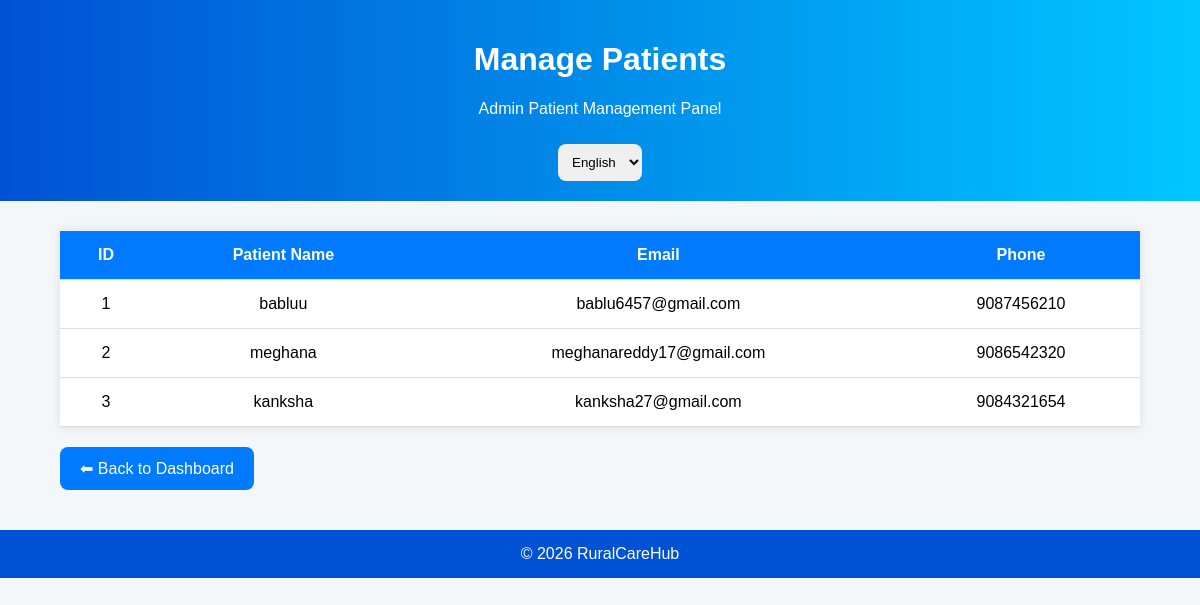
Page /manage-patients on the earlier database version.
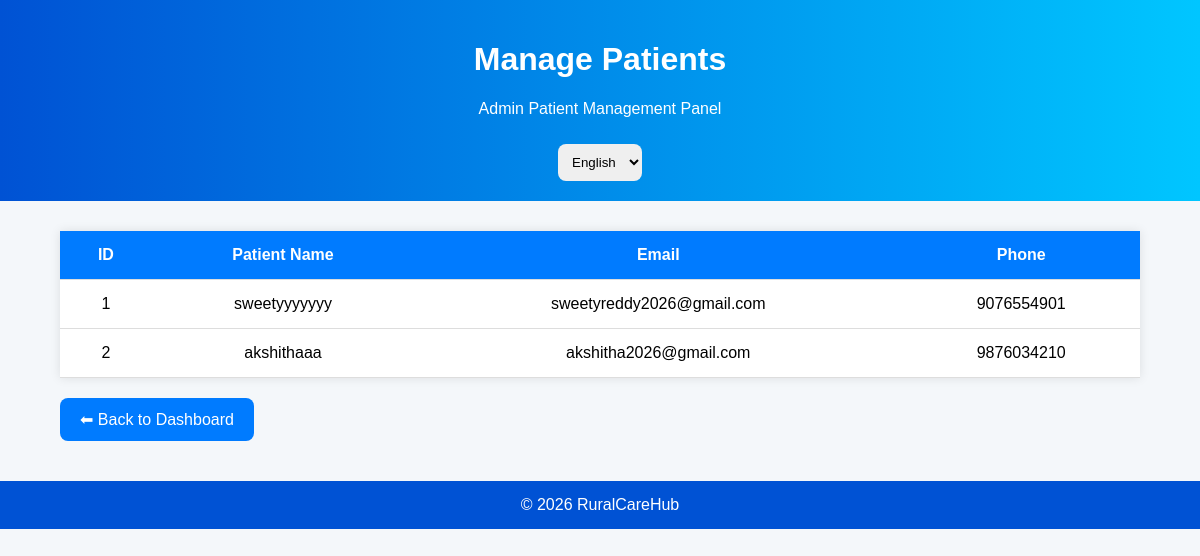
Same page on the later database version.
### app.py (models this page shows)
class User(db.Model):
    id = db.Column(db.Integer, primary_key=True)
    name = db.Column(db.String(100))
    email = db.Column(db.String(100), unique=True)
    phone = db.Column(db.String(20))
    address = db.Column(db.String(200))
    password = db.Column(db.String(100))
    role = db.Column(db.String(50))

### app.py (the view)
@app.route('/manage-patients')
def manage_patients():
    users = User.query.all()
    return render_template(
        'manage_patients.html',
        users=users
    )

### templates/manage_patients.html (shortened to what this page needs)
<!DOCTYPE html>
<html>
<head>
</head>
<body>
<div class="header">
<h1 id="title">Manage Patients</h1>
<p id="subtitle">
</p>
<select id="languageSelect"
onchange="changeLanguage()">
<option value="en">English</option>
</select>
</div>
<div class="container">
<table>
<tr>
<th>ID</th>
<th id="nameText">Patient Name</th>
<th>Email</th>
<th>Phone</th>
</tr>
{% for user in users %}
<tr>
<td>{{ user.id }}</td>
<td>{{ user.name }}</td>
<td>{{ user.email }}</td>
<td>{{ user.phone }}</td>
</tr>
{% endfor %}
</table>
<a href="/admin"
class="back-btn"
id="backBtn">
</a>
</div>
<footer>
© 2026 RuralCareHub
</footer>
</body>
</html>

Differences in the rows shown:
removed User: id "3", name "kanksha", email "kanksha27@gmail.com", phone "9084321654"
changed User id 1: name "babluu" → "sweetyyyyyyy"; email "bablu6457@gmail.com" → "sweetyreddy2026@gmail.com"; phone "9087456210" → "9076554901"
changed User id 2: name "meghana" → "akshithaaa"; email "meghanareddy17@gmail.com" → "akshitha2026@gmail.com"; phone "9086542320" → "9876034210"
